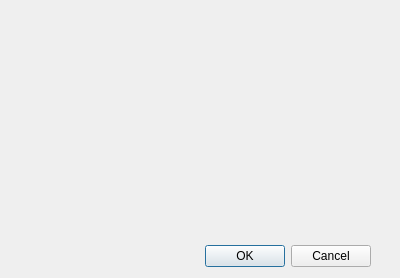
<?xml version="1.0" encoding="UTF-8"?>
<ui version="4.0">
 <class>Dialog</class>
 <widget class="QDialog" name="Dialog">
  <property name="geometry">
   <rect>
    <x>0</x>
    <y>0</y>
    <width>400</width>
    <height>278</height>
   </rect>
  </property>
  <property name="windowTitle">
   <string>Dialog</string>
  </property>
  <widget class="QDialogButtonBox" name="buttonBox">
   <property name="geometry">
    <rect>
     <x>30</x>
     <y>240</y>
     <width>341</width>
     <height>32</height>
    </rect>
   </property>
   <property name="orientation">
    <enum>Qt::Horizontal</enum>
   </property>
   <property name="standardButtons">
    <set>QDialogButtonBox::Cancel|QDialogButtonBox::Ok</set>
   </property>
  </widget>
  <widget class="QWidget" name="gridLayoutWidget">
   <property name="geometry">
    <rect>
     <x>10</x>
     <y>10</y>
     <width>381</width>
     <height>221</height>
    </rect>
   </property>
   <layout class="QGridLayout" name="baseLayout"/>
  </widget>
 </widget>
 <resources/>
 <connections>
  <connection>
   <sender>buttonBox</sender>
   <signal>accepted()</signal>
   <receiver>Dialog</receiver>
   <slot>accept()</slot>
   <hints>
    <hint type="sourcelabel">
     <x>248</x>
     <y>254</y>
    </hint>
    <hint type="destinationlabel">
     <x>157</x>
     <y>274</y>
    </hint>
   </hints>
  </connection>
  <connection>
   <sender>buttonBox</sender>
   <signal>rejected()</signal>
   <receiver>Dialog</receiver>
   <slot>reject()</slot>
   <hints>
    <hint type="sourcelabel">
     <x>316</x>
     <y>260</y>
    </hint>
    <hint type="destinationlabel">
     <x>286</x>
     <y>274</y>
    </hint>
   </hints>
  </connection>
 </connections>
</ui>
